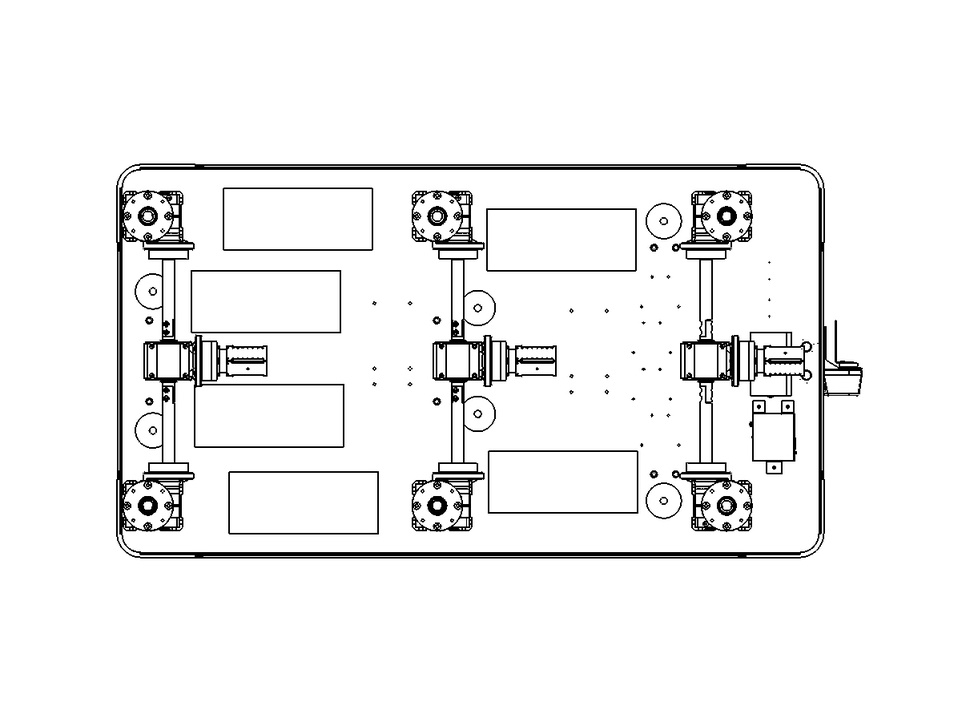
//> input picture ACM1PT_V2.JPG, 978 x 722 px, shrunk from 1221 x 901 before the run, given in place of the camera
$ ./DisplayImage   (built with g++ and OpenCV 4)
//> lines starting //> are read from the running program, lines starting //| are printed output that depends on the picture; after the words box and inside, x2 and y2 are one past the last pixel; in counts of white or black regions, pixels touching at a corner belong together
#include <iostream>
#include "opencv2/opencv.hpp"

using namespace std;
using namespace cv;

void newFoto(Mat ima)
{
    imshow("color", ima);
}

int main(int, char**)
{
    VideoCapture cap(0); // open the default camera
    if(!cap.isOpened())  // check if we succeeded
        return -1;
    //namedWindow("edges",1);
    Mat edges(100,100, CV_8UC3, Scalar(255,0,0));
    //imshow("rand",edges);
    cout << "M = "<< endl << " "  << edges << endl << endl;
    waitKey(0);
    //namedWindow("edges",1);
    for(;;)
    {
        Mat frame;
        cap >> frame; // get a new frame from camera
//> frame is the input picture: 722 rows x 978 cols, CV_8UC3; min 0, max 255, mean 242.2
        cvtColor(frame, edges, CV_BGR2GRAY);
        GaussianBlur(edges, edges, Size(7,7), 1.5, 1.5);
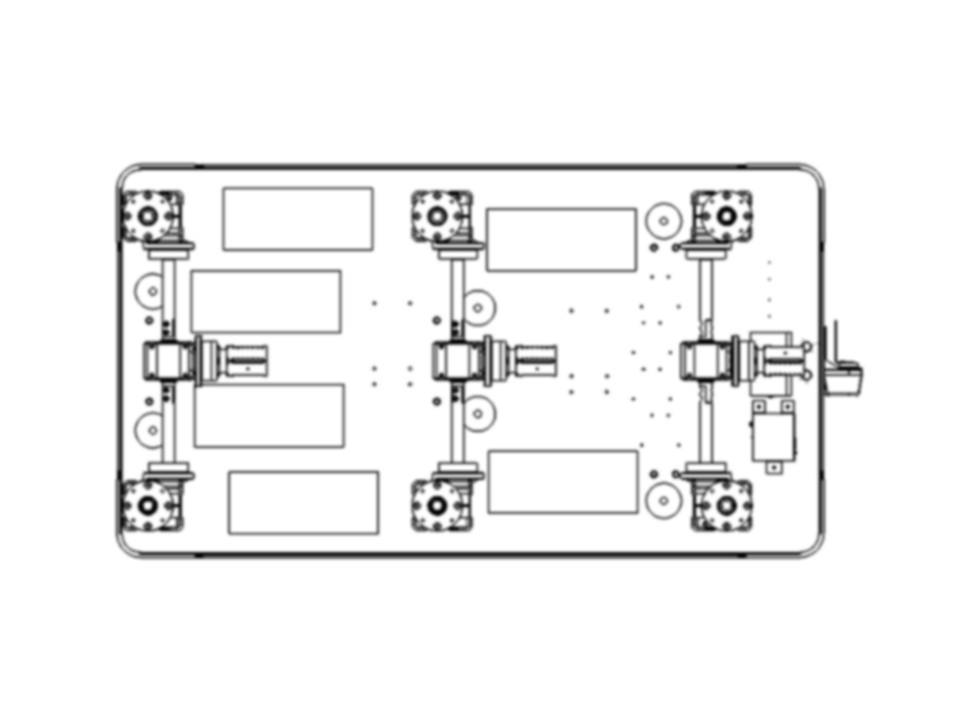
//> edges: 722 rows x 978 cols, CV_8UC1; min 7, max 255, mean 242.2
        Canny(edges, edges, 0, 30, 3);
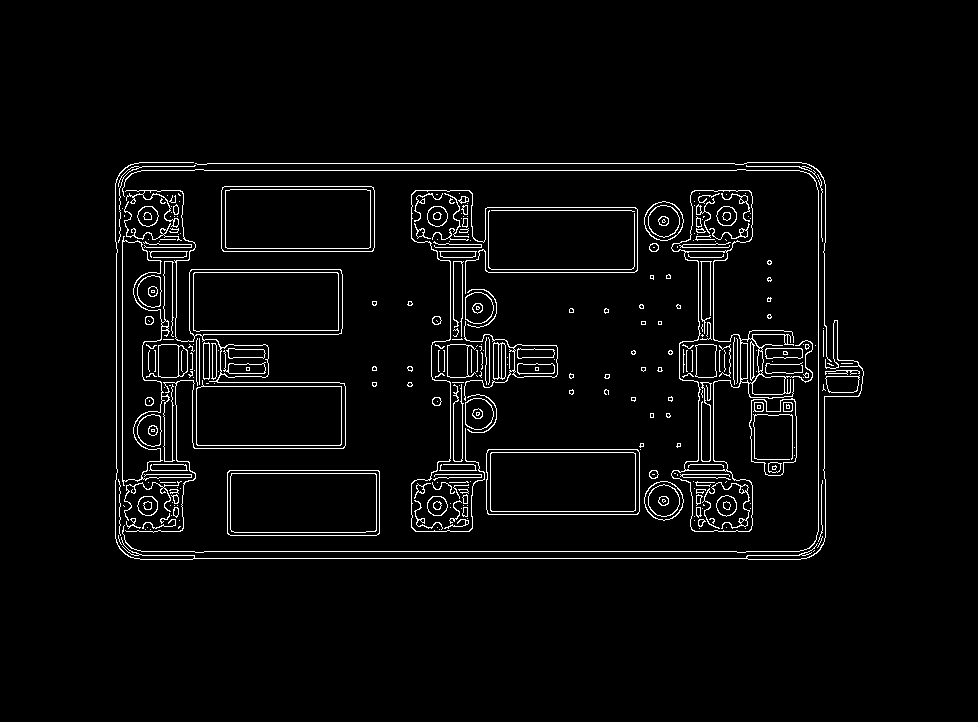
//> edges: 722 rows x 978 cols, CV_8UC1; 3.6% white in thin lines or dots, all inside (x1, y1, x2, y2) = (115, 162, 864, 560)
        imshow("edges", edges);
        newFoto(frame);
        if(waitKey(30) >= 0) break;
//> the Esc key is pressed
    }
    // the camera will be deinitialized automatically in VideoCapture destructor
    return 0;
}
